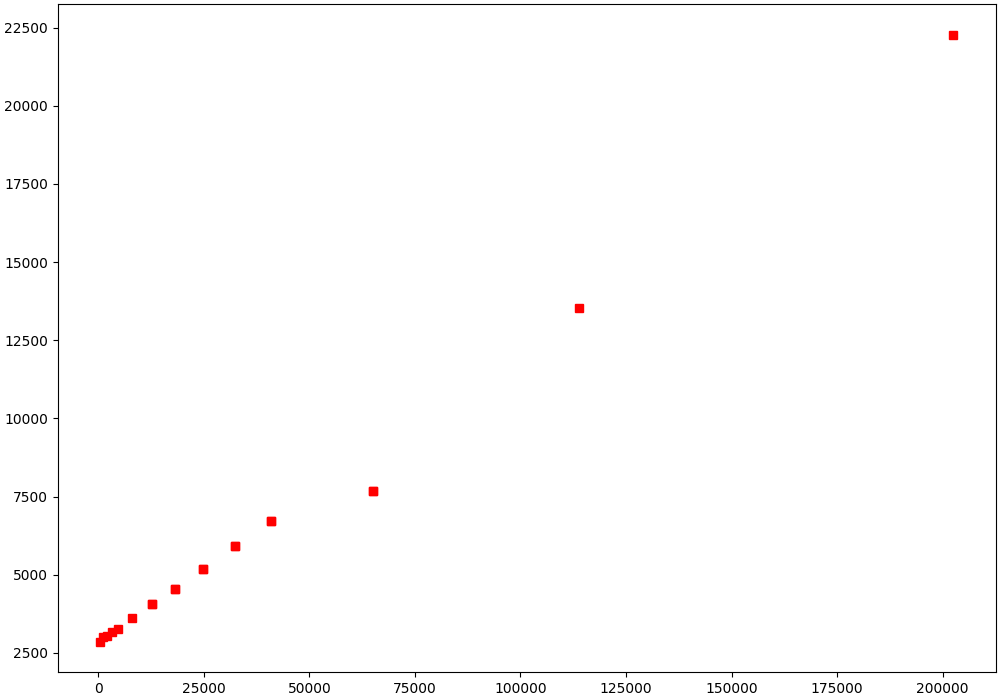

Source code (Python):
import matplotlib.pyplot as plt
import numpy as np
from scipy.optimize import curve_fit 

v0 = 2251.6

e = list()
v = list()

e1 = list()
v1 = list()

fi = list()
pi = list()

with  open('data_3', 'r')  as  data:
    for line in data:
        list_line = list((map(float, line.split())))
        v.append(list_line[0])
        e.append(list_line[1])

with  open('data_4', 'r')  as  data:
    for line in data:
        list_line = list((map(float, line.split())))
        v.append(list_line[0])
        e.append(list_line[1])
        v1.append(list_line[0])
        e1.append(list_line[1])
        fi.append(list_line[2])
        pi.append(list_line[3])

x1 = list()
y1 = list()

for i in range(len(e)):
    if v[i] >= v0 * 0.2:
        break
    x1.append(v[i] ** 2)
    y1.append(1 / (e[i] ** 2))


y = np.array(y1)
x = np.array(x1)


fig, ax = plt.subplots(figsize=(10,7), constrained_layout=True)

plt.plot(x, y, 'rs')
#plt.plot(x_ful_aproc, y_fit, 'g')

plt.savefig("1.png")